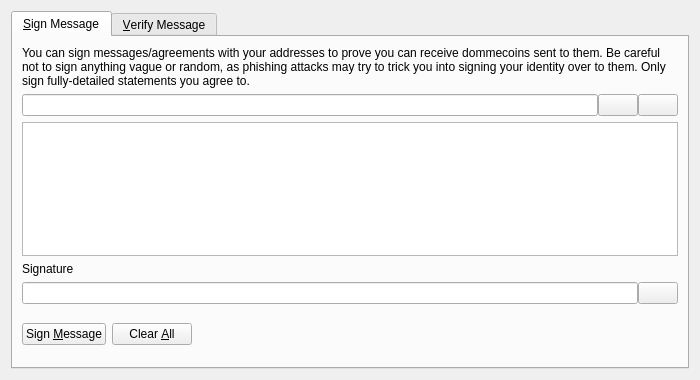
<?xml version="1.0" encoding="UTF-8"?>
<ui version="4.0">
 <class>SignVerifyMessageDialog</class>
 <widget class="QDialog" name="SignVerifyMessageDialog">
  <property name="geometry">
   <rect>
    <x>0</x>
    <y>0</y>
    <width>700</width>
    <height>380</height>
   </rect>
  </property>
  <property name="windowTitle">
   <string>Signatures - Sign / Verify a Message</string>
  </property>
  <property name="modal">
   <bool>true</bool>
  </property>
  <layout class="QVBoxLayout" name="verticalLayout">
   <item>
    <widget class="QTabWidget" name="tabWidget">
     <property name="currentIndex">
      <number>0</number>
     </property>
     <widget class="QWidget" name="tabSignMessage">
      <attribute name="title">
       <string>&amp;Sign Message</string>
      </attribute>
      <layout class="QVBoxLayout" name="verticalLayout_SM">
       <item>
        <widget class="QLabel" name="infoLabel_SM">
         <property name="text">
          <string>You can sign messages/agreements with your addresses to prove you can receive dommecoins sent to them. Be careful not to sign anything vague or random, as phishing attacks may try to trick you into signing your identity over to them. Only sign fully-detailed statements you agree to.</string>
         </property>
         <property name="textFormat">
          <enum>Qt::PlainText</enum>
         </property>
         <property name="wordWrap">
          <bool>true</bool>
         </property>
        </widget>
       </item>
       <item>
        <layout class="QHBoxLayout" name="horizontalLayout_1_SM">
         <property name="spacing">
          <number>0</number>
         </property>
         <item>
          <widget class="QValidatedLineEdit" name="addressIn_SM">
           <property name="toolTip">
            <string>The Dommecoin address to sign the message with</string>
           </property>
          </widget>
         </item>
         <item>
          <widget class="QPushButton" name="addressBookButton_SM">
           <property name="toolTip">
            <string>Choose previously used address</string>
           </property>
           <property name="text">
            <string/>
           </property>
           <property name="icon">
            <iconset resource="../bitcoin.qrc">
             <normaloff>:/icons/address-book</normaloff>:/icons/address-book</iconset>
           </property>
           <property name="shortcut">
            <string>Alt+A</string>
           </property>
           <property name="autoDefault">
            <bool>false</bool>
           </property>
          </widget>
         </item>
         <item>
          <widget class="QPushButton" name="pasteButton_SM">
           <property name="toolTip">
            <string>Paste address from clipboard</string>
           </property>
           <property name="text">
            <string/>
           </property>
           <property name="icon">
            <iconset resource="../bitcoin.qrc">
             <normaloff>:/icons/editpaste</normaloff>:/icons/editpaste</iconset>
           </property>
           <property name="shortcut">
            <string>Alt+P</string>
           </property>
           <property name="autoDefault">
            <bool>false</bool>
           </property>
          </widget>
         </item>
        </layout>
       </item>
       <item>
        <widget class="QPlainTextEdit" name="messageIn_SM">
         <property name="toolTip">
          <string>Enter the message you want to sign here</string>
         </property>
        </widget>
       </item>
       <item>
        <widget class="QLabel" name="signatureLabel_SM">
         <property name="text">
          <string>Signature</string>
         </property>
         <property name="textFormat">
          <enum>Qt::PlainText</enum>
         </property>
        </widget>
       </item>
       <item>
        <layout class="QHBoxLayout" name="horizontalLayout_2_SM">
         <property name="spacing">
          <number>0</number>
         </property>
         <item>
          <widget class="QLineEdit" name="signatureOut_SM">
           <property name="font">
            <font>
             <italic>true</italic>
            </font>
           </property>
           <property name="readOnly">
            <bool>true</bool>
           </property>
          </widget>
         </item>
         <item>
          <widget class="QPushButton" name="copySignatureButton_SM">
           <property name="toolTip">
            <string>Copy the current signature to the system clipboard</string>
           </property>
           <property name="text">
            <string/>
           </property>
           <property name="icon">
            <iconset resource="../bitcoin.qrc">
             <normaloff>:/icons/editcopy</normaloff>:/icons/editcopy</iconset>
           </property>
           <property name="autoDefault">
            <bool>false</bool>
           </property>
          </widget>
         </item>
        </layout>
       </item>
       <item>
        <layout class="QHBoxLayout" name="horizontalLayout_3_SM">
         <item>
          <widget class="QPushButton" name="signMessageButton_SM">
           <property name="toolTip">
            <string>Sign the message to prove you own this Dommecoin address</string>
           </property>
           <property name="text">
            <string>Sign &amp;Message</string>
           </property>
           <property name="icon">
            <iconset resource="../bitcoin.qrc">
             <normaloff>:/icons/edit</normaloff>:/icons/edit</iconset>
           </property>
           <property name="autoDefault">
            <bool>false</bool>
           </property>
          </widget>
         </item>
         <item>
          <widget class="QPushButton" name="clearButton_SM">
           <property name="toolTip">
            <string>Reset all sign message fields</string>
           </property>
           <property name="text">
            <string>Clear &amp;All</string>
           </property>
           <property name="icon">
            <iconset resource="../bitcoin.qrc">
             <normaloff>:/icons/remove</normaloff>:/icons/remove</iconset>
           </property>
           <property name="autoDefault">
            <bool>false</bool>
           </property>
          </widget>
         </item>
         <item>
          <spacer name="horizontalSpacer_1_SM">
           <property name="orientation">
            <enum>Qt::Horizontal</enum>
           </property>
           <property name="sizeHint" stdset="0">
            <size>
             <width>40</width>
             <height>48</height>
            </size>
           </property>
          </spacer>
         </item>
         <item>
          <widget class="QLabel" name="statusLabel_SM">
           <property name="font">
            <font>
             <weight>75</weight>
             <bold>true</bold>
            </font>
           </property>
           <property name="text">
            <string/>
           </property>
           <property name="wordWrap">
            <bool>true</bool>
           </property>
          </widget>
         </item>
         <item>
          <spacer name="horizontalSpacer_2_SM">
           <property name="orientation">
            <enum>Qt::Horizontal</enum>
           </property>
           <property name="sizeHint" stdset="0">
            <size>
             <width>40</width>
             <height>48</height>
            </size>
           </property>
          </spacer>
         </item>
        </layout>
       </item>
      </layout>
     </widget>
     <widget class="QWidget" name="tabVerifyMessage">
      <attribute name="title">
       <string>&amp;Verify Message</string>
      </attribute>
      <layout class="QVBoxLayout" name="verticalLayout_VM">
       <item>
        <widget class="QLabel" name="infoLabel_VM">
         <property name="text">
          <string>Enter the receiver's address, message (ensure you copy line breaks, spaces, tabs, etc. exactly) and signature below to verify the message. Be careful not to read more into the signature than what is in the signed message itself, to avoid being tricked by a man-in-the-middle attack. Note that this only proves the signing party receives with the address, it cannot prove sendership of any transaction!</string>
         </property>
         <property name="textFormat">
          <enum>Qt::PlainText</enum>
         </property>
         <property name="alignment">
          <set>Qt::AlignLeading|Qt::AlignLeft|Qt::AlignTop</set>
         </property>
         <property name="wordWrap">
          <bool>true</bool>
         </property>
        </widget>
       </item>
       <item>
        <layout class="QHBoxLayout" name="horizontalLayout_1_VM">
         <property name="spacing">
          <number>0</number>
         </property>
         <item>
          <widget class="QValidatedLineEdit" name="addressIn_VM">
           <property name="toolTip">
            <string>The Dommecoin address the message was signed with</string>
           </property>
          </widget>
         </item>
         <item>
          <widget class="QPushButton" name="addressBookButton_VM">
           <property name="toolTip">
            <string>Choose previously used address</string>
           </property>
           <property name="text">
            <string/>
           </property>
           <property name="icon">
            <iconset resource="../bitcoin.qrc">
             <normaloff>:/icons/address-book</normaloff>:/icons/address-book</iconset>
           </property>
           <property name="shortcut">
            <string>Alt+A</string>
           </property>
           <property name="autoDefault">
            <bool>false</bool>
           </property>
          </widget>
         </item>
        </layout>
       </item>
       <item>
        <widget class="QPlainTextEdit" name="messageIn_VM"/>
       </item>
       <item>
        <widget class="QValidatedLineEdit" name="signatureIn_VM"/>
       </item>
       <item>
        <layout class="QHBoxLayout" name="horizontalLayout_2_VM">
         <item>
          <widget class="QPushButton" name="verifyMessageButton_VM">
           <property name="toolTip">
            <string>Verify the message to ensure it was signed with the specified Dommecoin address</string>
           </property>
           <property name="text">
            <string>Verify &amp;Message</string>
           </property>
           <property name="icon">
            <iconset resource="../bitcoin.qrc">
             <normaloff>:/icons/transaction_0</normaloff>:/icons/transaction_0</iconset>
           </property>
           <property name="autoDefault">
            <bool>false</bool>
           </property>
          </widget>
         </item>
         <item>
          <widget class="QPushButton" name="clearButton_VM">
           <property name="toolTip">
            <string>Reset all verify message fields</string>
           </property>
           <property name="text">
            <string>Clear &amp;All</string>
           </property>
           <property name="icon">
            <iconset resource="../bitcoin.qrc">
             <normaloff>:/icons/remove</normaloff>:/icons/remove</iconset>
           </property>
           <property name="autoDefault">
            <bool>false</bool>
           </property>
          </widget>
         </item>
         <item>
          <spacer name="horizontalSpacer_1_VM">
           <property name="orientation">
            <enum>Qt::Horizontal</enum>
           </property>
           <property name="sizeHint" stdset="0">
            <size>
             <width>40</width>
             <height>48</height>
            </size>
           </property>
          </spacer>
         </item>
         <item>
          <widget class="QLabel" name="statusLabel_VM">
           <property name="font">
            <font>
             <weight>75</weight>
             <bold>true</bold>
            </font>
           </property>
           <property name="text">
            <string/>
           </property>
           <property name="wordWrap">
            <bool>true</bool>
           </property>
          </widget>
         </item>
         <item>
          <spacer name="horizontalSpacer_2_VM">
           <property name="orientation">
            <enum>Qt::Horizontal</enum>
           </property>
           <property name="sizeHint" stdset="0">
            <size>
             <width>40</width>
             <height>48</height>
            </size>
           </property>
          </spacer>
         </item>
        </layout>
       </item>
      </layout>
     </widget>
    </widget>
   </item>
  </layout>
 </widget>
 <customwidgets>
  <customwidget>
   <class>QValidatedLineEdit</class>
   <extends>QLineEdit</extends>
   <header>qt/qvalidatedlineedit.h</header>
  </customwidget>
 </customwidgets>
 <resources>
  <include location="../bitcoin.qrc"/>
 </resources>
 <connections/>
</ui>
